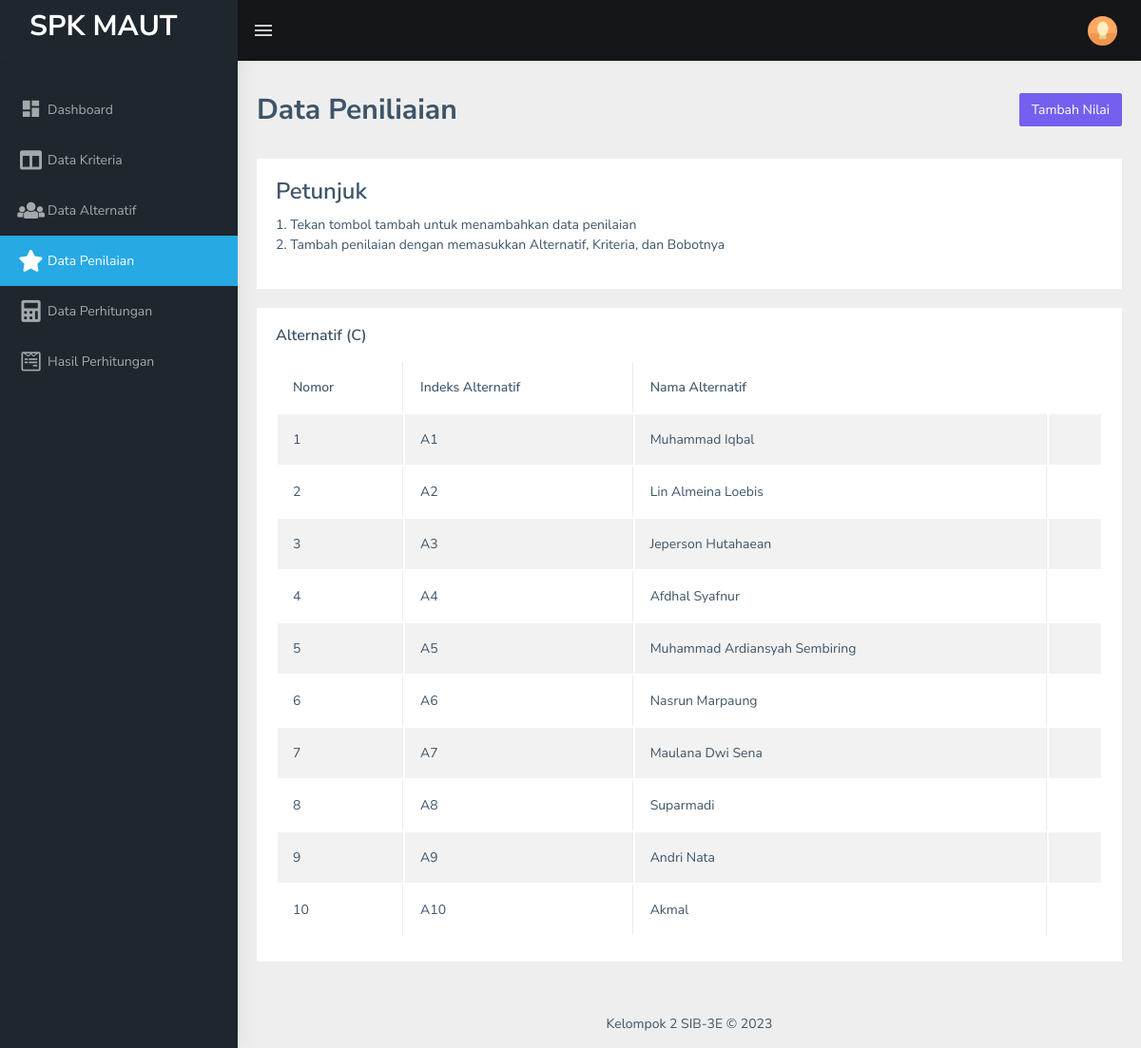
Page /views/data_penilaian.php on the committed database.
### tables this page shows
CREATE TABLE `alternatif` (
  `id_alternatif` int(11) NOT NULL,
  `indeks_alternatif` varchar(3) NOT NULL,
  `nama` varchar(100) NOT NULL
);

### views/data_penilaian.php (the view, shortened to what this page needs)
<?php
include 'template/header.php';
include '../controller/koneksi.php';
?>
<div class="page-wrapper">
    <div class="page-breadcrumb">
        <div class="row">
            <div class="col-12 d-flex no-block align-items-center justify-content-between">
                <h2 class="page-title">Data Peniliaian</h2>
                <button type="button" class="btn btn-primary" data-bs-toggle="modal" data-bs-target="#inputK">
                    Tambah Nilai
                </button>
            </div>
            <br>
            <br>
            <br>
        </div>
    </div>
    <div class="container-fluid">
        <div class="col-12">
            <div class="card">
                <div class="card-body">
                    <h3 class="card-title">Petunjuk</h3>
                    <p>
                        1. Tekan tombol tambah untuk menambahkan data penilaian
                        <br>
                        2. Tambah penilaian dengan memasukkan Alternatif, Kriteria, dan Bobotnya
                        <br>
                    </p>
                </div>
            </div>
        </div>
        <div class="card">
            <div class="card-body">
                <h5 class="card-title">Alternatif (C)</h5>
                <div class="table-responsive">
                    <table id="zero_config" class="table table-striped table-bordered">
                        <thead>
                            <tr>
                                <th>Nomor</th>
                                <th>Indeks Alternatif</th>
                                <th>Nama Alternatif</th>
                            </tr>
                        </thead>
                        <tbody>
                            <?php
                    $query = "SELECT * FROM alternatif";
                    $result = mysqli_query($koneksi, $query);
                    $nomor = 1;
                    while ($row = mysqli_fetch_assoc($result)) {
                        echo '<tr>';
                        echo '<td>' . $nomor . '</td>';
                        echo '<td>' . $row["indeks_alternatif"] . '</td>';
                        echo '<td>' . $row["nama"] . '</td>';
                        echo '<td class="center-column">';
                        echo '</td>';
                        echo '</tr>';
                        $nomor++;
                    }
                    ?>
                        </tbody>
                    </table>
                </div>
            </div>
        </div>
    </div>
    <?php include 'template/footer.php' ?>

### views/data_penilaian.php (style rules this page uses)
.center-column { text-align: center; vertical-align: middle; }

### rows in the picture
alternatif: indeks_alternatif "A1", nama "Muhammad Iqbal"
alternatif: indeks_alternatif "A2", nama "Lin Almeina Loebis"
alternatif: indeks_alternatif "A3", nama "Jeperson Hutahaean"
alternatif: indeks_alternatif "A4", nama "Afdhal Syafnur"
alternatif: indeks_alternatif "A5", nama "Muhammad Ardiansyah Sembiring"
alternatif: indeks_alternatif "A6", nama "Nasrun Marpaung"
alternatif: indeks_alternatif "A7", nama "Maulana Dwi Sena"
alternatif: indeks_alternatif "A8", nama "Suparmadi"
alternatif: indeks_alternatif "A9", nama "Andri Nata"
alternatif: indeks_alternatif "A10", nama "Akmal"
